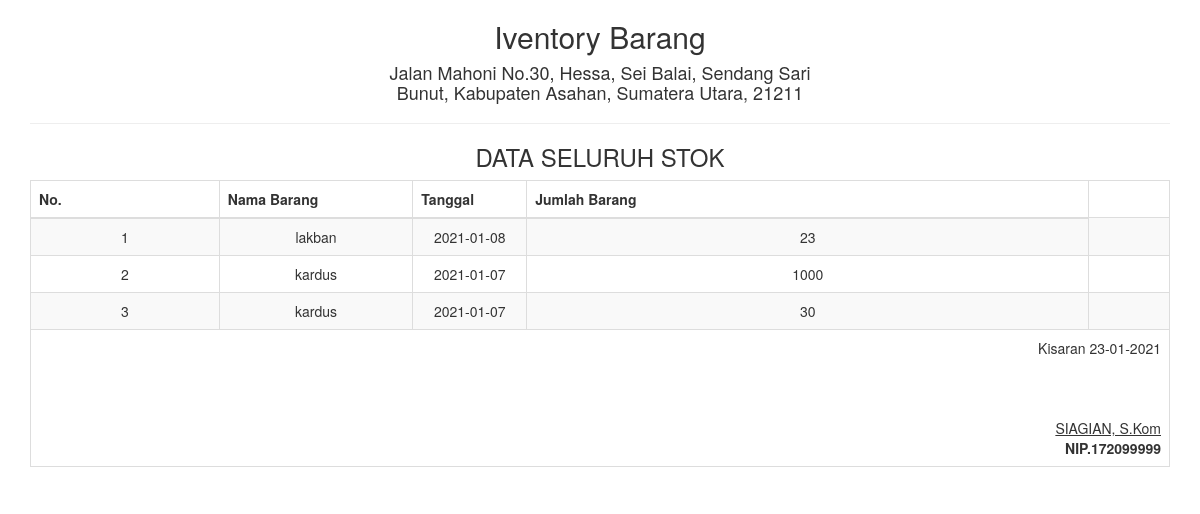
Screenshot of /report/stok_semua.php with the database file from the repository.
### tables this page shows
CREATE TABLE IF NOT EXISTS `tb_barang` (
`id` int(10) NOT NULL,
  `nama_barang` varchar(20) NOT NULL,
  `tanggal` date NOT NULL,
  `jumlah_barang` int(10) NOT NULL
);

### report/stok_semua.php (the view, shortened to what this page needs)
<!DOCTYPE html>
<html>
    <head>
        <link href="../Assets/css/bootstrap.min.css" rel="stylesheet" type="text/css"/>
    </head>
    <body onload="print()">
        <?php
        include '../config/koneksi.php';
        ?>
        <div class="container">
            <div class='row'>
                <div class="col-sm-12">
                    <div class="text-center">
                        <h2>Iventory Barang </h2>
                        <h4>Jalan Mahoni No.30, Hessa, Sei Balai, Sendang Sari <br> Bunut, Kabupaten Asahan, Sumatera Utara, 21211</h4>
                        <hr>
                        <h3>DATA SELURUH STOK</h3>
                        <table class="table table-bordered table-striped table-hover">
                        <tbody>
                                <thead>
                            <tr>
                                <th>No.</th><th width="17%">Nama Barang</th><th width="10%">Tanggal </th><th>Jumlah Barang</th>
                            </tr>
                        </thead>
							<tbody>
                            <?php
                            $sql = "SELECT * FROM tb_barang";
                            $query = mysqli_query($koneksi, $sql) or die("SQL Anda Salah");
                            $nomor = 0;
                            while ($data = mysqli_fetch_array($query)) {
                                $nomor++;
                                ?>
                                <tr>
                                      <td><?= $nomor ?></td>
                                    <td><?= $data['nama_barang'] ?></td>
                                    <td><?= $data['tanggal'] ?></td>
                                    <td><?= $data['jumlah_barang'] ?></td>
                                    <td>
                                </tr>
                            <?php } ?>
							</tbody>
                        </tbody>
                            <tfoot>
                                <tr>
                                    <td colspan="8" class="text-right">
                                        Kisaran  <?= date("d-m-Y") ?>
                                        <br><br><br><br>
                                        <u>SIAGIAN, S.Kom<strong></u><br>
                                        NIP.172099999
									</td>
								</tr>
							</tfoot>
                        </table>
                    </div>
                </div>
            </div>
    </body>
</html>

### rows the page displays
tb_barang: nama_barang "lakban", tanggal "2021-01-08", jumlah_barang "23"
tb_barang: nama_barang "kardus", tanggal "2021-01-07", jumlah_barang "1000"
tb_barang: nama_barang "kardus", tanggal "2021-01-07", jumlah_barang "30"
